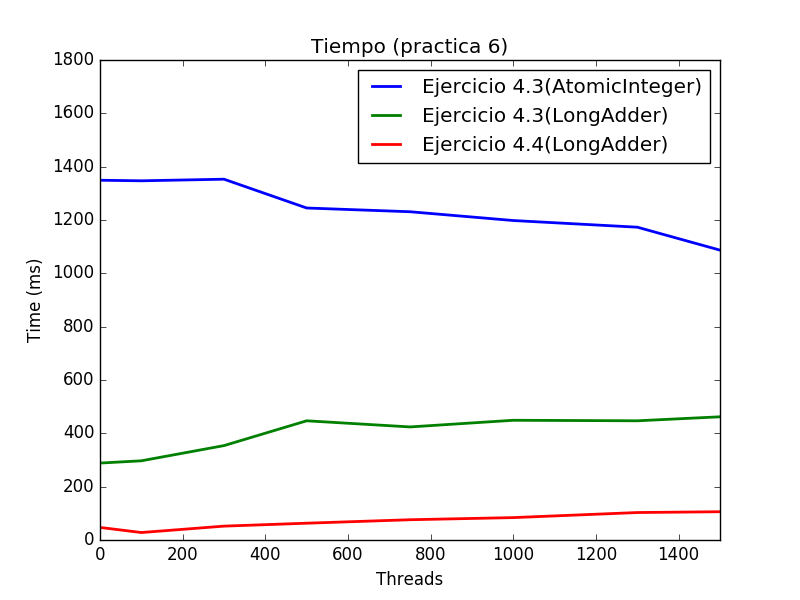

Write the Python code that produced this figure.
"""
=============================
Demo of the errorbar function
=============================

This exhibits the most basic use of the error bar method.
In this case, constant values are provided for the error
in both the x- and y-directions.
"""

import numpy as np
import matplotlib.pyplot as plt

# example data

plt.axis([0, 1500, 0, 1800])
plt.rc('lines', linewidth = 2)

plt.title(r'Tiempo (practica 6)')
plt.xlabel('Threads')
plt.ylabel('Time (ms)')

plt.plot([6,100,300,500,750,1000,1300,1500],[1349,1347,1353,1245,1231,1198,1173,1087],label='Ejercicio 4.3(AtomicInteger)')
plt.plot([6,100,300,500,750,1000,1300,1500],[289,297,354,447,424,449,447,462],label='Ejercicio 4.3(LongAdder)')
plt.plot([6,100,300,500,750,1000,1300,1500],[46,28,52,63,76,84,103,106],label='Ejercicio 4.4(LongAdder)')

plt.legend()
plt.show()
